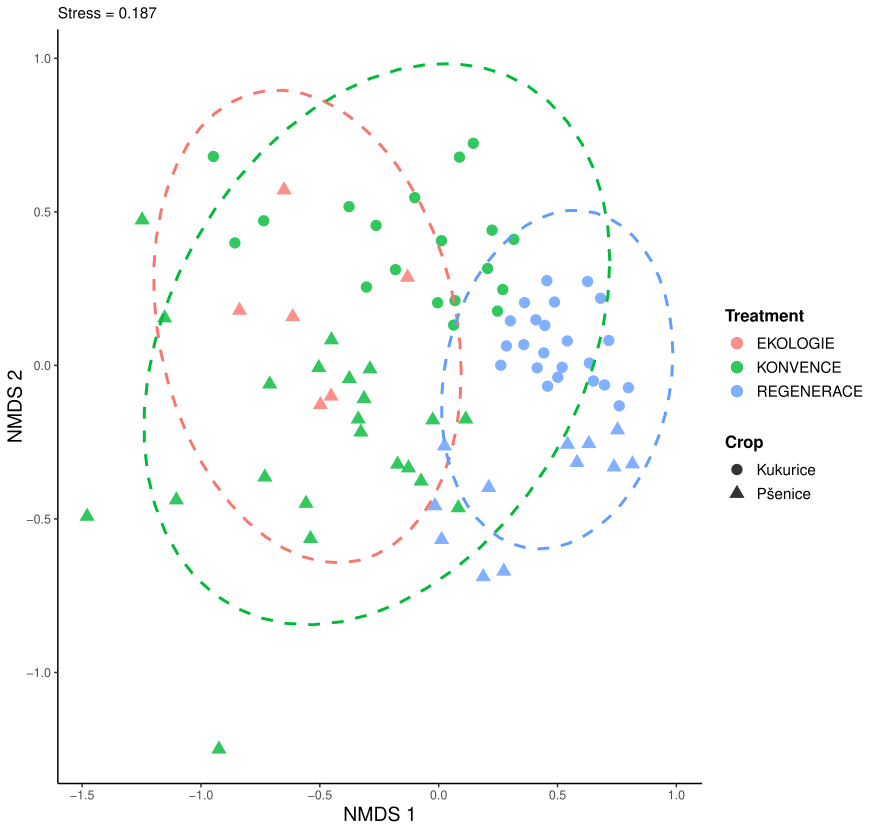

Recreate this plot in R.
### Bray-Curtis Dissimilirity Matrix ###
### 1. Data Prep ###
df_nmds <- long_format %>%
  mutate(Site_ID = paste(Village, Locality, Trap, sep = "_"))

comm_wide <- df_nmds %>%
  group_by(Site_ID, Village, Locality, Treatment, Crop, Species) %>%
  summarise(Count = sum(Count, na.rm = TRUE), .groups = "drop") %>%
  pivot_wider(names_from = Species, values_from = Count, values_fill = 0)

comm_matrix <- as.matrix(comm_wide %>% select(-Site_ID, -Village, -Locality, -Treatment, -Crop))
rownames(comm_matrix) <- comm_wide$Site_ID
metadata <- comm_wide %>% select(Site_ID, Village, Locality, Treatment, Crop)

# --- THE FIX: Square Root Transformation ---
# This is standard practice before Bray-Curtis for over-abundant count data
comm_sqrt <- sqrt(comm_matrix)


### 2. PERMDISP ###
# Use the sqrt-transformed data + Bray
bray_dist <- vegdist(comm_sqrt, method = "bray")

dispersion_treatment <- betadisper(bray_dist, metadata$Treatment)
permutest(dispersion_treatment, permutations = 999)
boxplot(dispersion_treatment)
tukey_dispersion <- TukeyHSD(dispersion_treatment)


### 3. PERMANOVA ###
set.seed(123)
# Use comm_sqrt + Bray
permanova_res <- adonis2(comm_sqrt ~ Village + Crop + Treatment, 
                         data = metadata, 
                         method = "bray", 
                         by = "margin",               
                         strata = metadata$Locality,
                         permutations = 999)
print(permanova_res)


### 4. NMDS ###
set.seed(123)
# Use comm_sqrt + Bray, and keep autotransform = FALSE so we have manual control
nmds_res <- metaMDS(comm_sqrt, distance = "bray", k = 2, trymax = 100, autotransform = FALSE) 

print(paste("NMDS Stress:", round(nmds_res$stress, 3)))


### 5. GGPLOT2 Visualization ###
nmds_coords <- as.data.frame(vegan::scores(nmds_res, display = "sites"))
nmds_coords <- cbind(nmds_coords, metadata)

ggplot(nmds_coords, aes(x = NMDS1, y = NMDS2, color = Treatment, shape = Crop)) +
  geom_point(size = 3.5, alpha = 0.8) +
  stat_ellipse(aes(group = Treatment), type = "t", linetype = 2, linewidth = 1, show.legend = FALSE) +
  theme_classic() +
  labs(subtitle = paste("Stress =", round(nmds_res$stress, 3)),
       x = "NMDS 1",
       y = "NMDS 2") +
  theme(
    plot.title = element_text(size = 16, face = "bold"),
    axis.title = element_text(size = 14),
    legend.title = element_text(size = 12, face = "bold"),
    legend.text = element_text(size = 11)
  )


### 6. INDICATOR SPECIES ANALYSIS ###
table(metadata$Treatment)
# raw comm_matrix counts
indval_res <- multipatt(comm_matrix, 
                        metadata$Treatment, 
                        func = "IndVal.g", 
                        max.order = 1,
                        control = how(nperm = 999))
summary(indval_res, alpha = 0.05, indvalcomp = TRUE)
